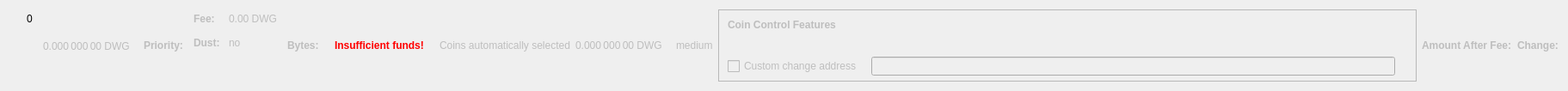
    <widget class="QWidget" name="dummyHideWidget" native="true">
     <property name="maximumSize">
      <size>
       <width>100</width>
       <height>22</height>
      </size>
     </property>
     <layout class="QHBoxLayout" name="dummyHideLayout">
      <item>
       <layout class="QFormLayout" name="formLayoutCoinControl1">
        <property name="horizontalSpacing">
         <number>10</number>
        </property>
        <property name="verticalSpacing">
         <number>14</number>
        </property>
        <property name="leftMargin">
         <number>10</number>
        </property>
        <property name="topMargin">
         <number>4</number>
        </property>
        <property name="rightMargin">
         <number>6</number>
        </property>
        <item row="0" column="1">
         <widget class="QLabel" name="labelCoinControlBytes">
          <property name="cursor">
           <cursorShape>IBeamCursor</cursorShape>
          </property>
          <property name="contextMenuPolicy">
           <enum>Qt::ActionsContextMenu</enum>
          </property>
          <property name="text">
           <string notr="true">0</string>
          </property>
          <property name="textInteractionFlags">
           <set>Qt::LinksAccessibleByMouse|Qt::TextSelectableByKeyboard|Qt::TextSelectableByMouse</set>
          </property>
         </widget>
        </item>
       </layout>
      </item>
      <item>
       <widget class="QLabel" name="labelCoinControlAfterFee">
        <property name="enabled">
         <bool>false</bool>
        </property>
        <property name="sizePolicy">
         <sizepolicy hsizetype="Fixed" vsizetype="Fixed">
          <horstretch>0</horstretch>
          <verstretch>0</verstretch>
         </sizepolicy>
        </property>
        <property name="minimumSize">
         <size>
          <width>111</width>
          <height>12</height>
         </size>
        </property>
        <property name="maximumSize">
         <size>
          <width>111</width>
          <height>12</height>
         </size>
        </property>
        <property name="cursor">
         <cursorShape>IBeamCursor</cursorShape>
        </property>
        <property name="contextMenuPolicy">
         <enum>Qt::ActionsContextMenu</enum>
        </property>
        <property name="text">
         <string notr="true">0.000 000 00 DWG</string>
        </property>
        <property name="textInteractionFlags">
         <set>Qt::LinksAccessibleByMouse|Qt::TextSelectableByKeyboard|Qt::TextSelectableByMouse</set>
        </property>
       </widget>
      </item>
      <item>
       <widget class="QLabel" name="labelCoinControlPriorityText">
        <property name="enabled">
         <bool>false</bool>
        </property>
        <property name="font">
         <font>
          <weight>75</weight>
          <bold>true</bold>
         </font>
        </property>
        <property name="text">
         <string>Priority:</string>
        </property>
       </widget>
      </item>
      <item>
       <layout class="QHBoxLayout" name="horizontalLayout"/>
      </item>
      <item>
       <layout class="QFormLayout" name="formLayoutCoinControl3">
        <property name="horizontalSpacing">
         <number>10</number>
        </property>
        <property name="verticalSpacing">
         <number>14</number>
        </property>
        <property name="leftMargin">
         <number>6</number>
        </property>
        <property name="topMargin">
         <number>4</number>
        </property>
        <property name="rightMargin">
         <number>6</number>
        </property>
        <item row="0" column="0">
         <widget class="QLabel" name="labelCoinControlFeeText">
          <property name="enabled">
           <bool>false</bool>
          </property>
          <property name="font">
           <font>
            <weight>75</weight>
            <bold>true</bold>
           </font>
          </property>
          <property name="text">
           <string>Fee:</string>
          </property>
          <property name="margin">
           <number>0</number>
          </property>
         </widget>
        </item>
        <item row="0" column="1">
         <widget class="QLabel" name="labelCoinControlFee">
          <property name="enabled">
           <bool>false</bool>
          </property>
          <property name="cursor">
           <cursorShape>IBeamCursor</cursorShape>
          </property>
          <property name="contextMenuPolicy">
           <enum>Qt::ActionsContextMenu</enum>
          </property>
          <property name="text">
           <string notr="true">0.00 DWG</string>
          </property>
          <property name="textInteractionFlags">
           <set>Qt::LinksAccessibleByMouse|Qt::TextSelectableByKeyboard|Qt::TextSelectableByMouse</set>
          </property>
         </widget>
        </item>
        <item row="1" column="0">
         <widget class="QLabel" name="labelCoinControlLowOutputText">
          <property name="enabled">
           <bool>false</bool>
          </property>
          <property name="font">
           <font>
            <weight>75</weight>
            <bold>true</bold>
           </font>
          </property>
          <property name="text">
           <string>Dust:</string>
          </property>
         </widget>
        </item>
        <item row="1" column="1">
         <widget class="QLabel" name="labelCoinControlLowOutput">
          <property name="enabled">
           <bool>false</bool>
          </property>
          <property name="cursor">
           <cursorShape>IBeamCursor</cursorShape>
          </property>
          <property name="contextMenuPolicy">
           <enum>Qt::ActionsContextMenu</enum>
          </property>
          <property name="text">
           <string>no</string>
          </property>
          <property name="textInteractionFlags">
           <set>Qt::LinksAccessibleByMouse|Qt::TextSelectableByKeyboard|Qt::TextSelectableByMouse</set>
          </property>
         </widget>
        </item>
       </layout>
      </item>
      <item>
       <widget class="QLabel" name="labelCoinControlBytesText">
        <property name="enabled">
         <bool>false</bool>
        </property>
        <property name="font">
         <font>
          <weight>75</weight>
          <bold>true</bold>
         </font>
        </property>
        <property name="text">
         <string>Bytes:</string>
        </property>
       </widget>
      </item>
      <item>
       <layout class="QFormLayout" name="formLayoutCoinControl2">
        <property name="horizontalSpacing">
         <number>10</number>
        </property>
        <property name="verticalSpacing">
         <number>14</number>
        </property>
        <property name="leftMargin">
         <number>6</number>
        </property>
        <property name="topMargin">
         <number>4</number>
        </property>
        <property name="rightMargin">
         <number>6</number>
        </property>
       </layout>
      </item>
      <item>
       <layout class="QHBoxLayout" name="horizontalLayoutCoinControl2">
        <property name="spacing">
         <number>8</number>
        </property>
        <property name="bottomMargin">
         <number>10</number>
        </property>
       </layout>
      </item>
      <item>
       <widget class="QLabel" name="labelCoinControlInsuffFunds">
        <property name="enabled">
         <bool>false</bool>
        </property>
        <property name="minimumSize">
         <size>
          <width>0</width>
          <height>0</height>
         </size>
        </property>
        <property name="font">
         <font>
          <weight>75</weight>
          <bold>true</bold>
         </font>
        </property>
        <property name="styleSheet">
         <string notr="true">color:red;font-weight:bold;</string>
        </property>
        <property name="text">
         <string>Insufficient funds!</string>
        </property>
        <property name="margin">
         <number>5</number>
        </property>
       </widget>
      </item>
      <item>
       <layout class="QFormLayout" name="formLayoutCoinControl4">
        <property name="horizontalSpacing">
         <number>10</number>
        </property>
        <property name="verticalSpacing">
         <number>14</number>
        </property>
        <property name="leftMargin">
         <number>6</number>
        </property>
        <property name="topMargin">
         <number>4</number>
        </property>
        <property name="rightMargin">
         <number>6</number>
        </property>
       </layout>
      </item>
      <item>
       <widget class="QLabel" name="labelCoinControlAutomaticallySelected">
        <property name="enabled">
         <bool>false</bool>
        </property>
        <property name="sizePolicy">
         <sizepolicy hsizetype="Fixed" vsizetype="Fixed">
          <horstretch>0</horstretch>
          <verstretch>0</verstretch>
         </sizepolicy>
        </property>
        <property name="minimumSize">
         <size>
          <width>0</width>
          <height>0</height>
         </size>
        </property>
        <property name="maximumSize">
         <size>
          <width>240</width>
          <height>16777215</height>
         </size>
        </property>
        <property name="text">
         <string>Coins automatically selected</string>
        </property>
        <property name="margin">
         <number>5</number>
        </property>
       </widget>
      </item>
      <item>
       <widget class="QLabel" name="labelCoinControlChange">
        <property name="enabled">
         <bool>false</bool>
        </property>
        <property name="sizePolicy">
         <sizepolicy hsizetype="Fixed" vsizetype="Fixed">
          <horstretch>0</horstretch>
          <verstretch>0</verstretch>
         </sizepolicy>
        </property>
        <property name="minimumSize">
         <size>
          <width>111</width>
          <height>0</height>
         </size>
        </property>
        <property name="maximumSize">
         <size>
          <width>111</width>
          <height>16777215</height>
         </size>
        </property>
        <property name="cursor">
         <cursorShape>IBeamCursor</cursorShape>
        </property>
        <property name="contextMenuPolicy">
         <enum>Qt::ActionsContextMenu</enum>
        </property>
        <property name="text">
         <string notr="true">0.000 000 00 DWG</string>
        </property>
        <property name="textInteractionFlags">
         <set>Qt::LinksAccessibleByMouse|Qt::TextSelectableByKeyboard|Qt::TextSelectableByMouse</set>
        </property>
       </widget>
      </item>
      <item>
       <widget class="QLabel" name="labelCoinControlPriority">
        <property name="enabled">
         <bool>false</bool>
        </property>
        <property name="cursor">
         <cursorShape>IBeamCursor</cursorShape>
        </property>
        <property name="contextMenuPolicy">
         <enum>Qt::ActionsContextMenu</enum>
        </property>
        <property name="text">
         <string>medium</string>
        </property>
        <property name="textInteractionFlags">
         <set>Qt::LinksAccessibleByMouse|Qt::TextSelectableByKeyboard|Qt::TextSelectableByMouse</set>
        </property>
       </widget>
      </item>
      <item>
       <widget class="QFrame" name="frameCoinControl">
        <property name="sizePolicy">
         <sizepolicy hsizetype="Expanding" vsizetype="Expanding">
          <horstretch>0</horstretch>
          <verstretch>0</verstretch>
         </sizepolicy>
        </property>
        <property name="maximumSize">
         <size>
          <width>16777215</width>
          <height>16777215</height>
         </size>
        </property>
        <property name="frameShape">
         <enum>QFrame::StyledPanel</enum>
        </property>
        <property name="frameShadow">
         <enum>QFrame::Sunken</enum>
        </property>
        <layout class="QVBoxLayout" name="verticalLayoutCoinControl2_2">
         <property name="spacing">
          <number>0</number>
         </property>
         <property name="leftMargin">
          <number>0</number>
         </property>
         <property name="topMargin">
          <number>0</number>
         </property>
         <property name="rightMargin">
          <number>0</number>
         </property>
         <property name="bottomMargin">
          <number>6</number>
         </property>
         <item>
          <layout class="QVBoxLayout" name="verticalLayoutCoinControl" stretch="0,0,0,1">
           <property name="spacing">
            <number>0</number>
           </property>
           <property name="leftMargin">
            <number>10</number>
           </property>
           <property name="topMargin">
            <number>10</number>
           </property>
           <item>
            <layout class="QHBoxLayout" name="horizontalLayoutCoinControl1">
             <property name="bottomMargin">
              <number>15</number>
             </property>
             <item>
              <widget class="QLabel" name="labelCoinControlFeatures">
               <property name="enabled">
                <bool>false</bool>
               </property>
               <property name="sizePolicy">
                <sizepolicy hsizetype="Preferred" vsizetype="Maximum">
                 <horstretch>0</horstretch>
                 <verstretch>0</verstretch>
                </sizepolicy>
               </property>
               <property name="font">
                <font>
                 <weight>75</weight>
                 <bold>true</bold>
                </font>
               </property>
               <property name="styleSheet">
                <string notr="true">font-weight:bold;</string>
               </property>
               <property name="text">
                <string>Coin Control Features</string>
               </property>
              </widget>
             </item>
            </layout>
           </item>
           <item>
            <widget class="QWidget" name="widgetCoinControl" native="true">
             <property name="sizePolicy">
              <sizepolicy hsizetype="Preferred" vsizetype="Preferred">
               <horstretch>0</horstretch>
               <verstretch>0</verstretch>
              </sizepolicy>
             </property>
             <property name="minimumSize">
              <size>
               <width>0</width>
               <height>0</height>
              </size>
             </property>
             <property name="styleSheet">
              <string notr="true"/>
             </property>
             <layout class="QHBoxLayout" name="horizontalLayoutCoinControl5_2">
              <property name="leftMargin">
               <number>0</number>
              </property>
              <property name="topMargin">
               <number>0</number>
              </property>
              <property name="rightMargin">
               <number>0</number>
              </property>
              <property name="bottomMargin">
               <number>0</number>
              </property>
              <item>
               <layout class="QHBoxLayout" name="horizontalLayoutCoinControl3">
                <property name="spacing">
                 <number>20</number>
                </property>
                <property name="topMargin">
                 <number>0</number>
                </property>
                <property name="bottomMargin">
                 <number>10</number>
                </property>
               </layout>
              </item>
             </layout>
            </widget>
           </item>
           <item>
            <layout class="QHBoxLayout" name="horizontalLayoutCoinControl4" stretch="0,0,0">
             <property name="spacing">
              <number>12</number>
             </property>
             <property name="sizeConstraint">
              <enum>QLayout::SetDefaultConstraint</enum>
             </property>
             <property name="topMargin">
              <number>5</number>
             </property>
             <property name="rightMargin">
              <number>5</number>
             </property>
             <item>
              <widget class="QCheckBox" name="checkBoxCoinControlChange">
               <property name="enabled">
                <bool>false</bool>
               </property>
               <property name="toolTip">
                <string>If this is activated, but the change address is empty or invalid, change will be sent to a newly generated address.</string>
               </property>
               <property name="text">
                <string>Custom change address</string>
               </property>
              </widget>
             </item>
             <item>
              <widget class="QValidatedLineEdit" name="lineEditCoinControlChange">
               <property name="enabled">
                <bool>false</bool>
               </property>
               <property name="sizePolicy">
                <sizepolicy hsizetype="Expanding" vsizetype="Fixed">
                 <horstretch>0</horstretch>
                 <verstretch>0</verstretch>
                </sizepolicy>
               </property>
              </widget>
             </item>
             <item>
              <widget class="QLabel" name="labelCoinControlChangeLabel_2">
               <property name="sizePolicy">
                <sizepolicy hsizetype="Preferred" vsizetype="Expanding">
                 <horstretch>0</horstretch>
                 <verstretch>0</verstretch>
                </sizepolicy>
               </property>
               <property name="minimumSize">
                <size>
                 <width>0</width>
                 <height>0</height>
                </size>
               </property>
               <property name="text">
                <string/>
               </property>
               <property name="margin">
                <number>3</number>
               </property>
              </widget>
             </item>
            </layout>
           </item>
           <item>
            <spacer name="verticalSpacerCoinControl">
             <property name="orientation">
              <enum>Qt::Vertical</enum>
             </property>
             <property name="sizeHint" stdset="0">
              <size>
               <width>800</width>
               <height>1</height>
              </size>
             </property>
            </spacer>
           </item>
          </layout>
         </item>
        </layout>
       </widget>
      </item>
      <item>
       <widget class="QLabel" name="labelCoinControlAfterFeeText">
        <property name="enabled">
         <bool>false</bool>
        </property>
        <property name="minimumSize">
         <size>
          <width>0</width>
          <height>0</height>
         </size>
        </property>
        <property name="maximumSize">
         <size>
          <width>16777215</width>
          <height>16777215</height>
         </size>
        </property>
        <property name="font">
         <font>
          <weight>75</weight>
          <bold>true</bold>
         </font>
        </property>
        <property name="text">
         <string>Amount After Fee:</string>
        </property>
        <property name="alignment">
         <set>Qt::AlignLeading|Qt::AlignLeft|Qt::AlignVCenter</set>
        </property>
        <property name="margin">
         <number>0</number>
        </property>
       </widget>
      </item>
      <item>
       <widget class="QLabel" name="labelCoinControlChangeText">
        <property name="enabled">
         <bool>false</bool>
        </property>
        <property name="sizePolicy">
         <sizepolicy hsizetype="Preferred" vsizetype="Preferred">
          <horstretch>0</horstretch>
          <verstretch>0</verstretch>
         </sizepolicy>
        </property>
        <property name="minimumSize">
         <size>
          <width>0</width>
          <height>0</height>
         </size>
        </property>
        <property name="maximumSize">
         <size>
          <width>16777215</width>
          <height>16777215</height>
         </size>
        </property>
        <property name="font">
         <font>
          <weight>75</weight>
          <bold>true</bold>
         </font>
        </property>
        <property name="text">
         <string>Change:</string>
        </property>
        <property name="alignment">
         <set>Qt::AlignLeading|Qt::AlignLeft|Qt::AlignVCenter</set>
        </property>
       </widget>
      </item>
     </layout>
    </widget>
